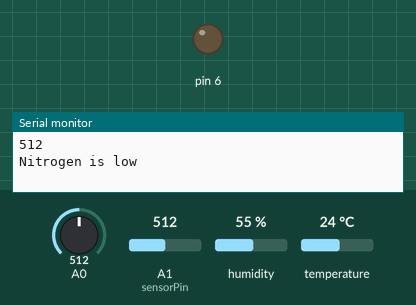
Simulated run of this sketch. Board: Arduino Uno, built with avr-gcc and run on an emulated ATmega328P. Shown: output pins drawn as LEDs (lit = HIGH), the last lines printed to the serial monitor. The test bench sets the inputs (shaded band); at power-on: A1 (sensorPin) = 512, A0 = 512, humidity 55 %, temperature 24 °C.

Above: at 2.1 s.
2.2 s: A1 (sensorPin) set to 607
4.0 s: A1 (sensorPin) set to 634
At 6.3 s:
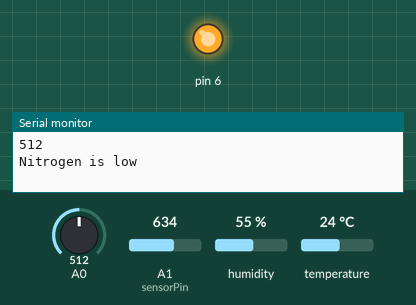
6.6 s: A0 set to 560
8.4 s: A0 set to 587
12.0 s: A1 (sensorPin) set to 565
At 14.2 s:
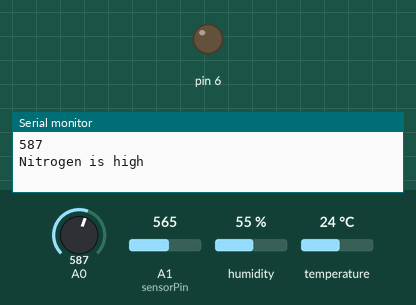
14.5 s: A1 (sensorPin) set to 716
At 16.3 s:
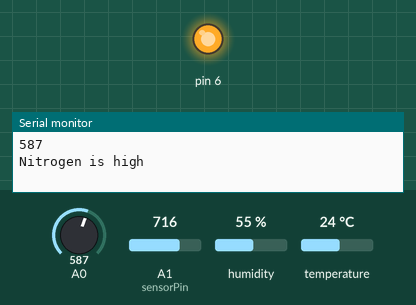
Timing chart, 0 to 17.8 s (numbered marks = the images above; inputs shaded):
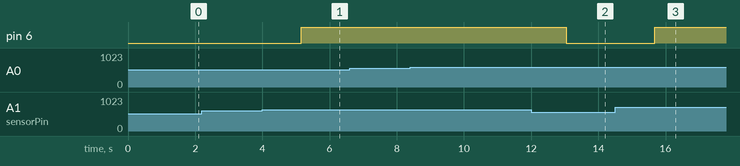

The sketch:

code_2.ino
```cpp
#include "DHT.h"
#define DHTPIN 2
#define DHTTYPE DHT11
#define sensorPin A1

DHT dht(DHTPIN, DHTTYPE);

void setup() {
  pinMode(6, OUTPUT);
  Serial.begin(9600);
  pinMode(A0,INPUT);
  Serial.begin(9600);
  dht.begin(); // initialize the sensor

}

void loop()
{
int ldr_status=analogRead(A0);
if(ldr_status<575)
{
Serial.println(ldr_status);
Serial.println("Nitrogen is low");
}
else
{
Serial.println(ldr_status);
Serial.println("Nitrogen is high");
}
// wait a few seconds between measurements.
  delay(1200);

  // read humidity
  float humi  = dht.readHumidity();
  // read temperature as Celsius
  float tempC = dht.readTemperature();
  // read temperature as Fahrenheit
  float tempF = dht.readTemperature(true);


  //check if any reads failed
  if (isnan(humi) || isnan(tempC) || isnan(tempF))
  {
   Serial.println("Failed to read from DHT sensor!");
  }
  else
  {
    Serial.print("Humidity: ");
    Serial.print(humi);
    Serial.print("%");

    Serial.print("  |  ");

    Serial.print("Temperature: ");
    Serial.print(tempC);
    Serial.print("°C ~ ");
  }

  Serial.print("Moisture content: ");
  int moisture=readSensor();
  Serial.println(moisture);

  if(moisture < 100)
  {

    digitalWrite(6,HIGH) ;
  }
  else
  {

    digitalWrite(6,LOW) ;
  }
  delay(100);
}
int readSensor()
{
  int sensorValue = analogRead(sensorPin);  // Read the analog value from sensor
  int outputValue = map(sensorValue, 0, 1023, 255, 0); // map the 10-bit data to 8-bit data
  return outputValue;
}
```

Measured:
- the behaviour switches between 625 and 626 on A1 (sensorPin) (found by bisection; images 0 and 1)
- after the input at 4.0 s, pin 6: LOW → HIGH after 1.2 s
- after the input at 12.0 s, pin 6: HIGH → LOW after 1.0 s
- after the input at 14.5 s, pin 6: LOW → HIGH after 1.2 s
